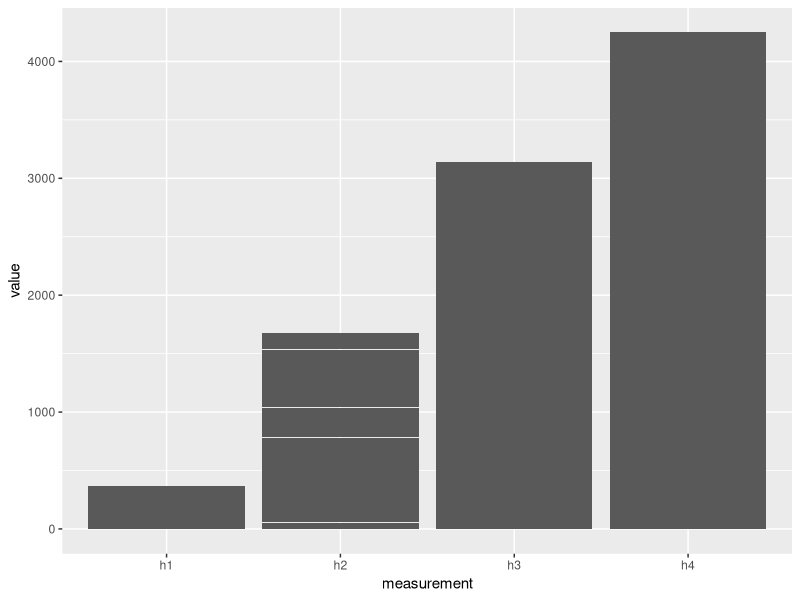
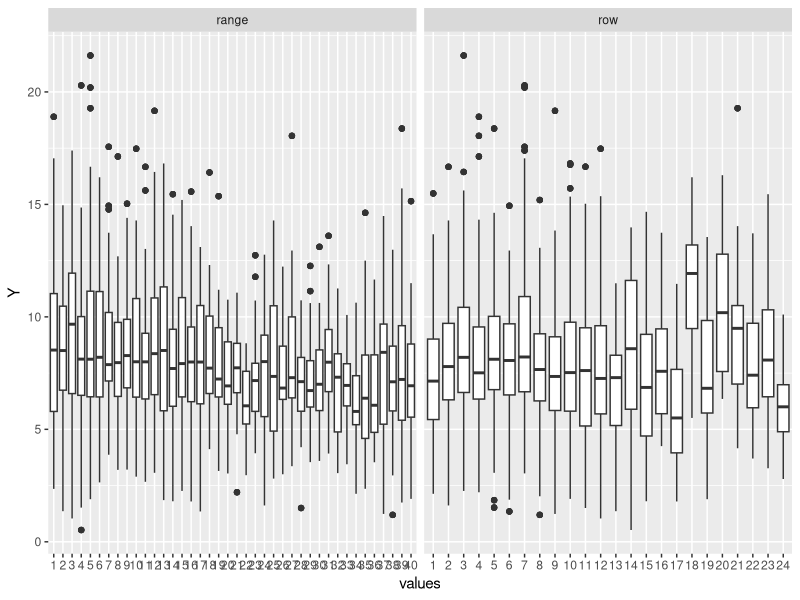
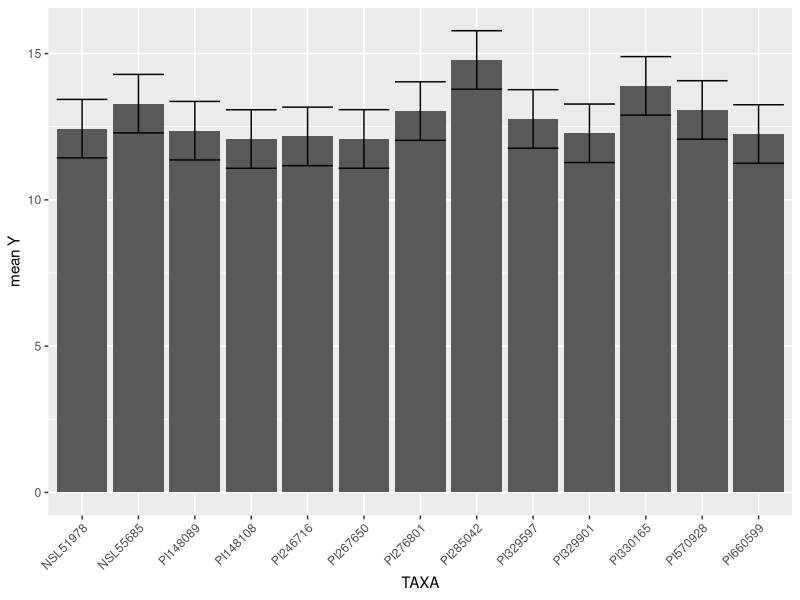

R code for these plots, in order:
## ---- chunk 1
knitr::opts_chunk$set(echo = TRUE)
## ---- chunk 2
pheno <- read.table("pheno.txt", header = TRUE)
library(tidyr)
library(tidyverse)
library(ggplot2)
## ---- chunk 3
#putting all h values into same column
transform_pheno <- pheno %>% 
  pivot_longer(c('h1', 'h2', 'h3', 'h4'), names_to = "measurement", values_to = "value")

#histogram
ggplot(transform_pheno, aes(measurement, value)) + geom_histogram(stat = "identity")
## ---- chunk 4
#putting range and row values into same column
longer_pheno <- transform_pheno %>% 
  pivot_longer(c("range", "row"), names_to = "range_row", values_to = "number")

#boxplot
ggplot(longer_pheno, aes(as.factor(number), Y))+
  geom_boxplot()+
  xlab("values")+
  facet_wrap(vars(range_row), scales = "free_x") 
## ---- chunk 5
#averaging Y for each TAXA and filtering by means greater than 12
mean_taxa <- longer_pheno %>% 
  group_by(TAXA) %>% 
  summarise(average = mean(Y)) %>% 
  filter(average > 12)

#barplot with error bars
ggplot(mean_taxa, aes(TAXA, average))+
  geom_col()+
  ylab("mean Y")+
  theme(axis.text.x = element_text(angle = 45, hjust = 1))+
  geom_errorbar(aes(ymin=average-1, ymax=average+1))
